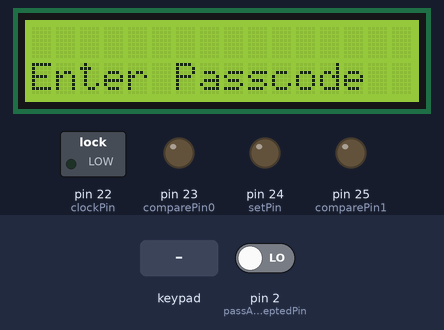
Bench run of a sketch on a simulated Arduino Mega 2560, built with avr-gcc and run on an emulated ATmega2560. On the bench: 16×2 character LCD, switched loads named in the sketch (green lamp = pin HIGH), output pins drawn as LEDs (lit = HIGH). The test bench sets the inputs (shaded band); at power-on: pin 2 (passAcceptedPin) LOW. EEPROM starts erased; what the sketch prints to the serial monitor is not drawn.

Above: at 1.2 s.
1.3 s: key '*' pressed
At 2.1 s:
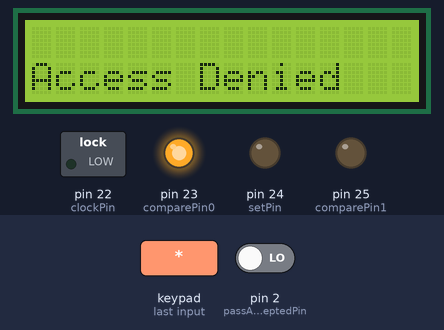
3.9 s: keypad keys 5 3 5 1 4 9 4 7 # pressed 0.4 s apart
At 5.9 s:
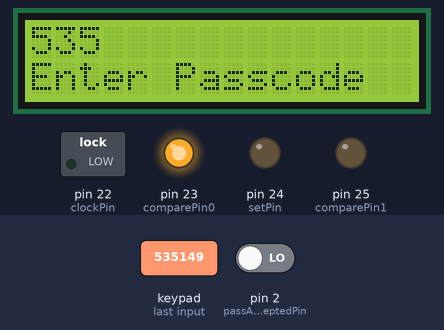
9.7 s: key '2' pressed
At 10.0 s:
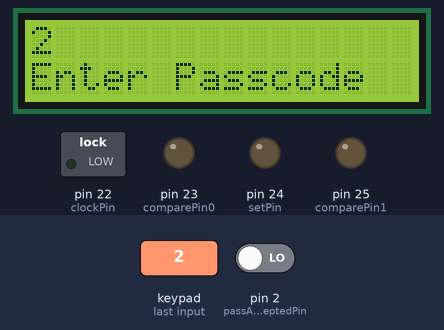
11.2 s: keypad keys 5 2 5 0 4 8 pressed 0.4 s apart
At 12.4 s:
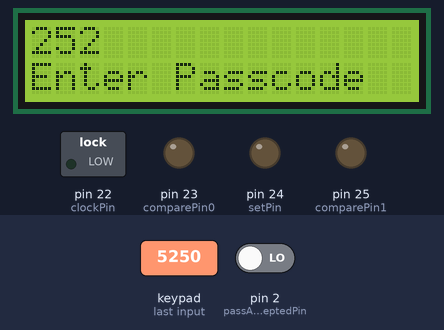
Timing chart, 0 to 14.2 s (numbered marks = the images above; inputs shaded):
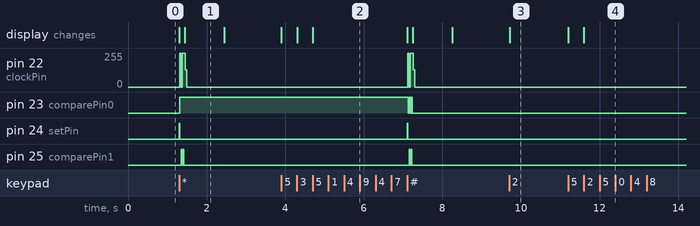

The sketch:

password_check.ino
```cpp
#include <Keypad.h>
#include <EEPROM.h>
#include <SPI.h>
#include <LiquidCrystal.h>
#include <stdbool.h>

// Define pins
#define passAcceptedPin 2 // Output of comparator circuit
#define clockPin 22
#define setPin 24
#define comparePin0 23
#define comparePin1 25

// Define EEPROM addresses
#define INPUT_PASSWORD_BASE_ADDR 0
#define ACCEPTABLE_PASSWORD_BASE_ADDR 5
#define PASSWORD_LENGTH 3

// Define program variables
bool match = false;
bool resettingPassword = false;
byte currentPasswordAddr = 0;

// Set up LCD
LiquidCrystal lcd = LiquidCrystal(3, 4, 5, 6, 7, 8, 9, 10, 11, 12, 13); //rs, rw, enable, d0-d7S

// Set up 4x3 Matrix Keypad
const byte ROWS = 4;
const byte COLS = 3;
// Define char values (as byte) for each item
const byte keys[ROWS][COLS] = {
  {'1', '2', '3'},
  {'4', '5', '6'},
  {'7', '8', '9'},
  {'*', '0', '#'}
};
const byte rowPins[ROWS] = {53, 51, 49, 47};
const byte colPins[COLS] = {52, 50, 48};
Keypad keypad = Keypad(makeKeymap(keys), rowPins, colPins, ROWS, COLS);

void setup() {
  // intialiaze pinModes
  pinMode(passAcceptedPin, INPUT);
  for(int i = 0; i < ROWS; i++){
    pinMode(rowPins[i], INPUT);
  }
  for(int i = 0; i < COLS; i++){
    pinMode(colPins[i], INPUT);
  }
  for(int i = 3; i<=13; i++){
    pinMode(i, INPUT);
  }
  pinMode(clockPin, OUTPUT);
  pinMode(setPin, OUTPUT);
  pinMode(comparePin0, OUTPUT);
  pinMode(comparePin1, OUTPUT);
  pinMode(passAcceptedPin, INPUT);

  // Initialize communications
  Serial.begin(9600); // Serial communication with computer
  lcd.begin(16, 2);

  int pass[] = {0, 1, 2};
  setAcceptedPassword(pass);

  // Set initial variable states
  reset();

  Serial.println("Setup Complete!");
}

void loop() {
  // Read from keypad
  char key = keypad.getKey();
  if (key){
    Serial.println(key);
    // Check if # was pressed
    if (key == '#'){
      lcd.clear();

      bool correct = comparePasswords(false); // Use hardware logic
      // If comparator has accepted the password...
      if(resettingPassword){
        byte inputPassword[PASSWORD_LENGTH];
        for(int i = 0; i < PASSWORD_LENGTH; i++){
          inputPassword[i] = EEPROM.read(INPUT_PASSWORD_BASE_ADDR + i);
        }
        setAcceptedPassword(inputPassword);
        resettingPassword = false;

        lcd.clear();
        lcdWriteSecondLine("Passcode Changed");
        delay(1000);
        reset();
      }
      else{
        if(correct){
          granted(1000);
        }
        else{
          denied(1000);
        }
      }

      currentPasswordAddr = 0;
    }
    // Check if * was pressed
    else if (key == '*'){
      lcd.clear();

      bool correct = comparePasswords(false); // Use hardware logic
      // If comparator has accepted the password...
      if(correct){
        resettingPassword = true;

        lcd.clear();
        lcdWriteSecondLine("Enter New Code");
      }
      else{
        resettingPassword = false;
        denied(1000);
      }

      currentPasswordAddr = 0;
    }
    else{
      Serial.print("User entered: ");
      Serial.println(key);

      // Record the pressed button into EEPROM if not over max length
      if(currentPasswordAddr < INPUT_PASSWORD_BASE_ADDR + PASSWORD_LENGTH){
        EEPROM.write(INPUT_PASSWORD_BASE_ADDR + currentPasswordAddr, (byte)charToInt(key));
        currentPasswordAddr += 1;

        // Output to LCD
        lcd.write(key);
      }
    }
  }
}

// Helper methods to define other behaviors
void reset(){
  lcd.clear();
  lcdWriteSecondLine("Enter Passcode");
}

void granted(int setDelay){
  lcdWriteSecondLine("Access Granted");
  delay(setDelay);
  reset();
}

void denied(int setDelay){
  lcdWriteSecondLine("Access Denied");
  delay(setDelay);
  reset();
}

void lcdWriteSecondLine(String s){
  lcd.setCursor(0, 1);
  lcd.print(s);
  lcd.setCursor(0, 0);
}

void setAcceptedPassword(int pass[]){
  for(int i = 0; i<PASSWORD_LENGTH; i++){
    EEPROM.write(ACCEPTABLE_PASSWORD_BASE_ADDR + i, (byte)((char)pass[i]));
  }
}

void setAcceptedPassword(byte pass[]){
  for(int i = 0; i<PASSWORD_LENGTH; i++){
    EEPROM.write(ACCEPTABLE_PASSWORD_BASE_ADDR + i, pass[i]);
  }
}

void outputToComparator(byte pass[], int passLength){
  // Set comparison to true initially
  digitalWrite(setPin, HIGH);
  delay(10);
  digitalWrite(setPin, LOW);

  // Iterate over password length
  for(int i = 0; i < passLength; i++){
    // Iterate over relevant bits per byte (value will be <10, only need 4 bits)
    for(int j = 0; j < 4; j++){
      // Output passwords for comparison
      digitalWrite(comparePin0, bitRead(pass[i], j));
      digitalWrite(comparePin1, bitRead(EEPROM.read(ACCEPTABLE_PASSWORD_BASE_ADDR + i), j));

      pulseClock(10);
    }
  }
}

void pulseClock(int period){
  digitalWrite(clockPin, HIGH);
  delay(period);
  digitalWrite(clockPin, LOW);
}

bool comparePasswords(bool debug){
  Serial.println("Comparing passwords...");
  byte inputPassword[PASSWORD_LENGTH];

  bool debug_pass_accpt = true;

  // Check for equality with code
  for(int i = 0; i < PASSWORD_LENGTH; i++){
    byte input = EEPROM.read(INPUT_PASSWORD_BASE_ADDR + i);
    byte correct = EEPROM.read(ACCEPTABLE_PASSWORD_BASE_ADDR + i);
    inputPassword[i] = input;
    debug_pass_accpt = debug_pass_accpt && (input == correct);
  }

  if(debug){
    return debug_pass_accpt;
  }

  outputToComparator(inputPassword, PASSWORD_LENGTH);

  return(digitalRead(passAcceptedPin) == HIGH);
}

int charToInt(char c){
  int i = (int)c;
  if(i >= 48 && i <= 57){
    return i - 48;
  }
  return i;
}
```

Measured:
- after the input at 1.3 s, pin 22 (clockPin): 0/255 → 255/255 at once, → 0/255 0.14 s later; pin 23 (comparePin0): LOW → HIGH at once
- after the input at 3.9 s, pin 22 (clockPin): 0/255 → 255/255 after 3.2 s, → 0/255 0.14 s later; pin 23 (comparePin0): alternates HIGH for 0.01 s and LOW for 0.01 s, 9 changes in all, then stays LOW, starting after 3.2 s
- after the input at 9.7 s, the display: changes at once (image 3)
- after the input at 11.2 s, the display: first changes at once (image 4 shows a later state)
- what the display in image 1 shows lasts 1.0 s, from 1.4 s to 2.4 s
